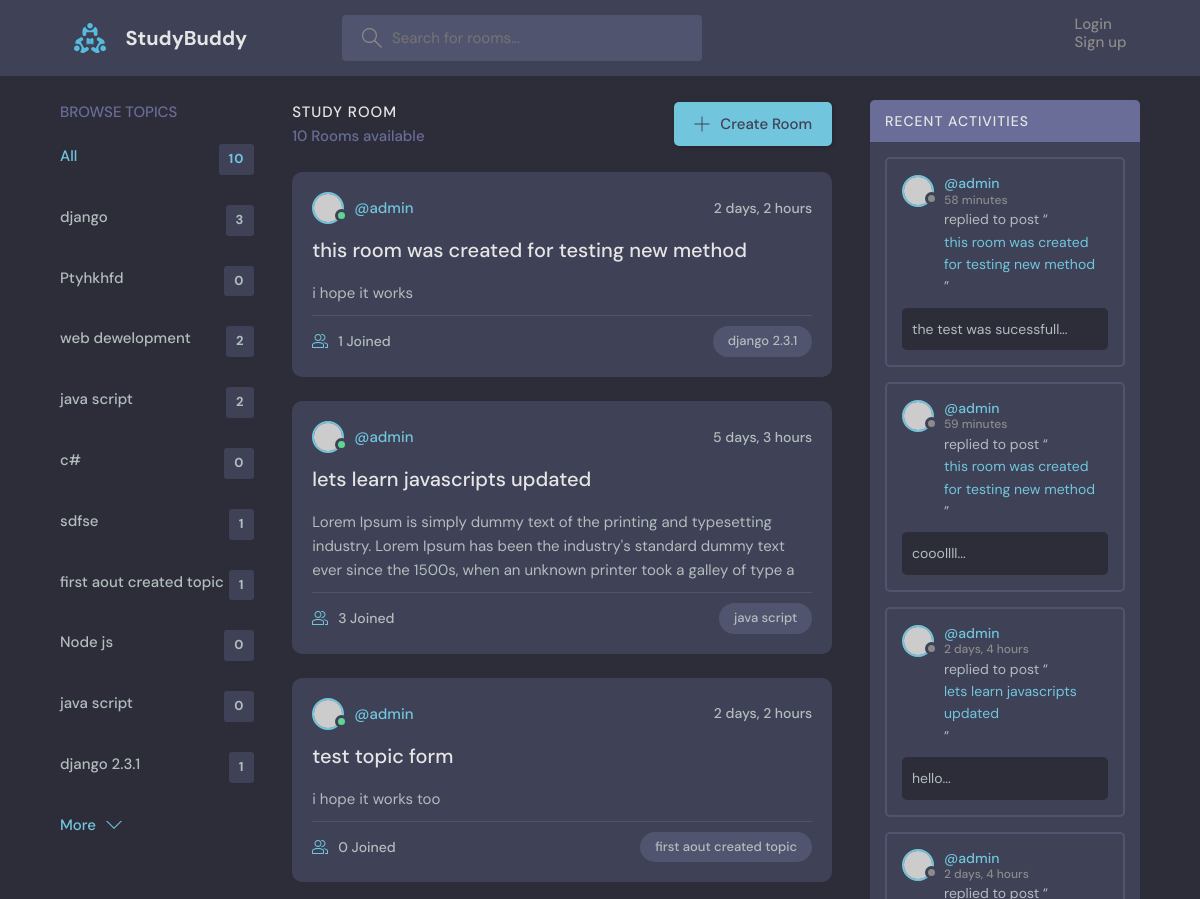
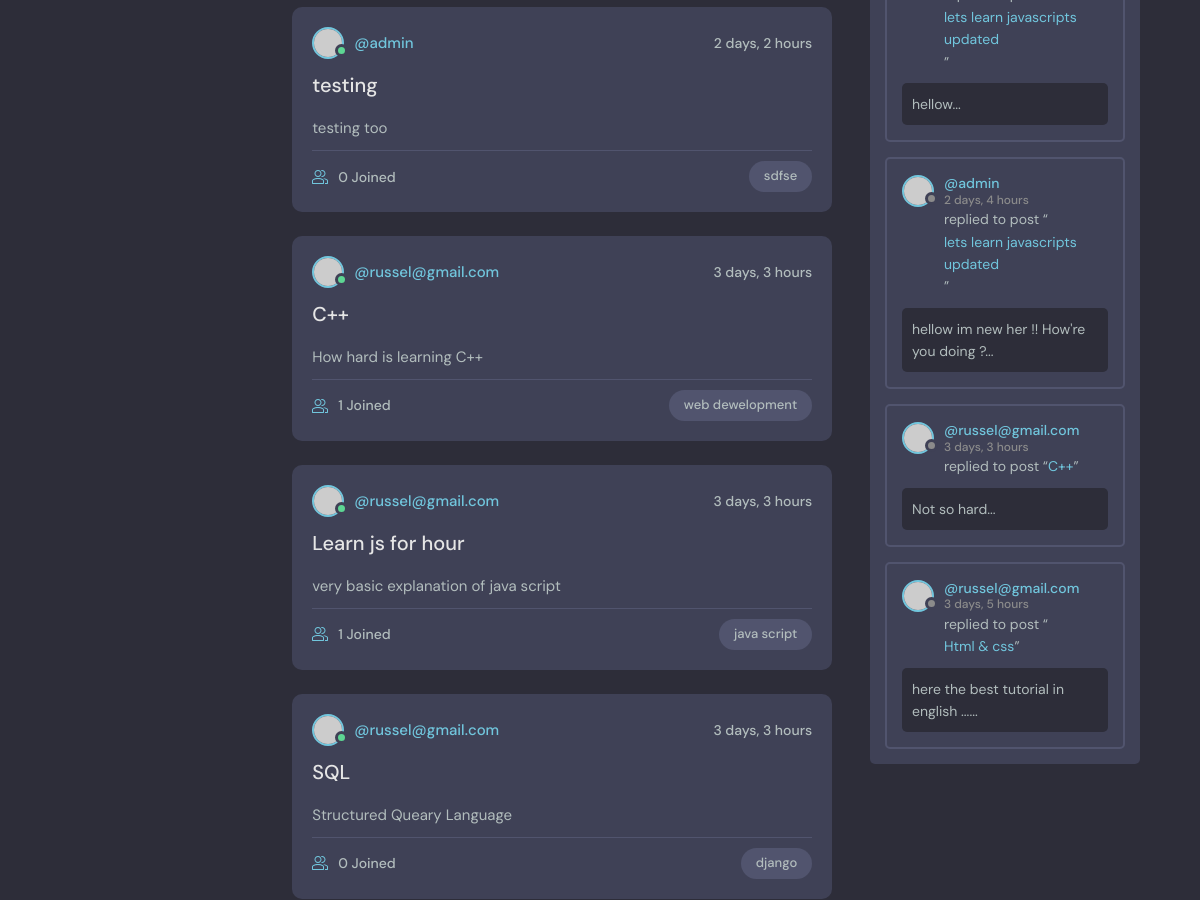
Before: / (upper part) with the older database file (2 pictures, top to bottom).
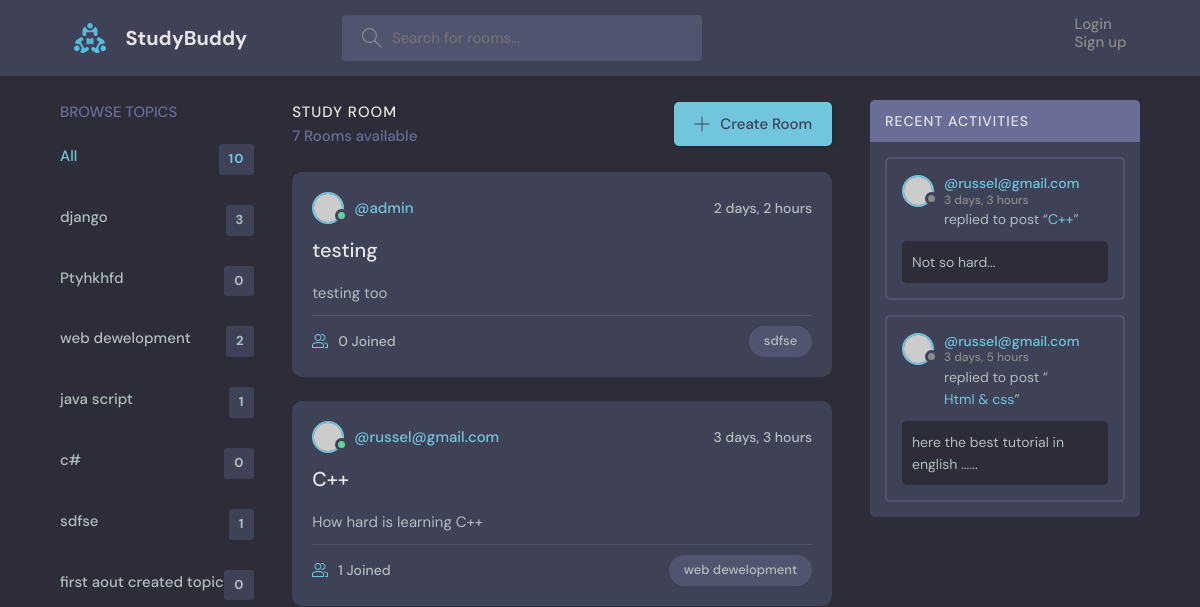
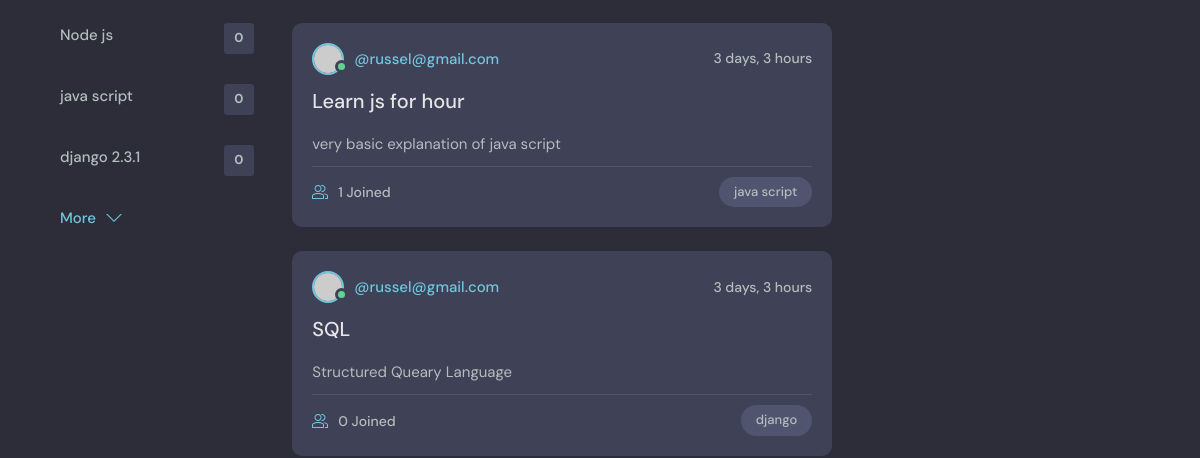
After: the same page with the newer database file (2 pictures, top to bottom).
### base/models.py (models this page shows, shortened)
class Topic(models.Model):
    name = models.CharField(max_length=200)
    def __str__(self):
        return self.name

class Room(models.Model):
    host =  models.ForeignKey(User,on_delete=models.SET_NULL, null=True)
    topic = models.ForeignKey(Topic,on_delete=models.SET_NULL, null=True,)
    name = models.CharField(max_length=200)
    description = models.TextField(null=True, blank=True)
    participants = models.ManyToManyField(User, related_name='participants', blank=True)
    updated = models.DateTimeField(auto_now=True)
    created = models.DateTimeField(auto_now_add=True)
    class Meta:
        ordering = ['-updated','-created']
    def get_absolute_url(self):
        return reverse('base:room', kwargs={'pk':self.id})

class Message(models.Model):
    user = models.ForeignKey(User,on_delete=models.CASCADE)
    room = models.ForeignKey(Room,on_delete=models.CASCADE)
    body = models.TextField()
    updated = models.DateTimeField(auto_now=True)
    created = models.DateTimeField(auto_now_add=True)
    def __str__(self):
        return self.body[:50] + '...'
    class Meta:
        ordering = ['-updated','-created']

### base/views.py (the view)
# urls.py: path('',home, name='home'),
def home(request):
    q = request.GET.get('q') if request.GET.get('q') != None else ''
    rooms = Room.objects.filter(Q(topic__name__icontains=q)|
                                Q(name__icontains=q)|
                                Q(description__icontains=q))
    topic = Topic.objects.all()
    room_count = rooms.count()
    room_messages = Message.objects.filter(Q(room__topic__name__icontains=q))[:7]
    context = {'rooms':rooms,
                'topic':topic,
                'room_count':room_count,
                'room_messages':room_messages,
                }
    return render(request,'home.html',context=context)

### base/templates/base/home.html (shortened to what this page needs)
{% extends 'main.html' %}
{% block content%}
    <main class="layout layout--3">
      <div class="container">
        {% include 'topic_component.html' %}
        <div class="roomList">
          <div class="roomList__header">
            <div>
              <h2>Study Room</h2>
              <p>{{room_count}} Rooms available</p>
            </div>
            <a class="btn btn--main" href="{% url 'base:create_room' %}">
              <svg version="1.1" xmlns="http://www.w3.org/2000/svg" width="32" height="32" viewBox="0 0 32 32">
                <title>add</title>
                <path
                  d="M16.943 0.943h-1.885v14.115h-14.115v1.885h14.115v14.115h1.885v-14.115h14.115v-1.885h-14.115v-14.115z"
                ></path>
              </svg>
              Create Room
            </a>
          </div>
          {% include 'feed_component.html' %}
        </div>
          {% include 'activity_component.html' %}
      </div>
    </main>
    {% endblock %}

### base/templates/base/topic_component.html
<div class="topics">
   <div class="topics__header">
     <h2>Browse Topics</h2>
   </div>
   <ul class="topics__list">
     <li>
       <a href="{% url 'base:home' %}" class="active">All <span>{{topic.count}}</span></a>
     </li>
     {% for tpc in topic %}
     <li>
       <a href="{% url 'base:home' %}?q={{tpc.name}}">{{tpc}} <span>{{tpc.room_set.all.count}}</span></a>
     </li>
     {% endfor %}
   </ul>
   <a class="btn btn--link" href="topics.html">
     More
     <svg version="1.1" xmlns="http://www.w3.org/2000/svg" width="32" height="32" viewBox="0 0 32 32">
       <title>chevron-down</title>
       <path d="M16 21l-13-13h-3l16 16 16-16h-3l-13 13z"></path>
     </svg>
   </a>
 </div>

### base/templates/base/feed_component.html (shortened to what this page needs)
{% for room in rooms %}
<div class="roomListRoom">
    <div class="roomListRoom__header">
      <a href="profile.html" class="roomListRoom__author">
        <div class="avatar avatar--small active">
          <img src="https://randomuser.me/api/portraits/men/11.jpg" />
        </div>
        <span>@{{room.host.username}}</span>
      </a>
      <div class="roomListRoom__actions">
        <span>{{room.created|timesince}}</span>
      </div>
    </div>
    <div class="roomListRoom__content">
      <a href="{{room.get_absolute_url}}">{{ room.name }}</a>
      <p>
        {{room.description|slice:':200'}}
      </p>
    </div>
    <div class="roomListRoom__meta">
      <a class="roomListRoom__joined">
        {{room.participants.count}} Joined
      </a>
      <p class="roomListRoom__topic">{{room.topic.name}}</p>
    </div>
  </div>
  {% endfor %}

### base/templates/base/activity_component.html (shortened to what this page needs)
        <div class="activities">
            <div class="activities__header">
              <h2>Recent Activities</h2>
            </div>
            {% for message in room_messages %}
            <div class="activities__box">
              <div class="activities__boxHeader roomListRoom__header">
                <a href="{% url 'base:user-profile' message.user.id %}" class="roomListRoom__author">
                  <div class="avatar avatar--small">
                    <img src="https://randomuser.me/api/portraits/women/11.jpg" />
                  </div>
                  <p>
                    @{{message.user}}
                    <span>{{message.created|timesince}}</span>
                  </p>
                </a>
              </div>
              <div class="activities__boxContent">
                <p>replied to post “<a href="{% url 'base:room' message.room.id%}">{{message.room.name}}</a>”</p>
                <div class="activities__boxRoomContent">
                  {{message}}
                </div>
              </div>
            </div>
            {% endfor %}
          </div>

Changed rows visible on the page:
removed Room: host.username "admin", created "2 days, 2 hours", name "this room was created for testing new method", description "i hope it works", participants.count "1", topic.name "django 2.3.1"
removed Room: host.username "admin", created "5 days, 3 hours", name "lets learn javascripts updated", description "Lorem Ipsum is simply dummy text of the printing and typesetting industry. Lorem Ipsum has been the industry's standard dummy text ever since the 1500s, when an unknown printer took a galley of type a", participants.count "3", topic.name "java script"
removed Room: host.username "admin", created "2 days, 2 hours", name "test topic form", description "i hope it works too", participants.count "0", topic.name "first aout created topic"
removed Message: user "admin", created "58 minutes", room.name "this room was created for testing new method", body "the test was sucessfull..."
removed Message: user "admin", created "59 minutes", room.name "this room was created for testing new method", body "cooollll..."
removed Message: user "admin", created "2 days, 4 hours", room.name "lets learn javascripts updated", body "hello..."
removed Message: user "admin", created "2 days, 4 hours", room.name "lets learn javascripts updated", body "hellow..."
removed Message: user "admin", created "2 days, 4 hours", room.name "lets learn javascripts updated", body "hellow im new her !! How're you doing ?..."
computed for Topic (number 4 of 10 on the later page): room_set.all.count "2" → "1"
computed for Topic "first aout created topic": room_set.all.count "1" → "0"
computed for Topic "django 2.3.1": room_set.all.count "1" → "0"
Other visible differences:
{{ room_count }}: "10" → "7"
